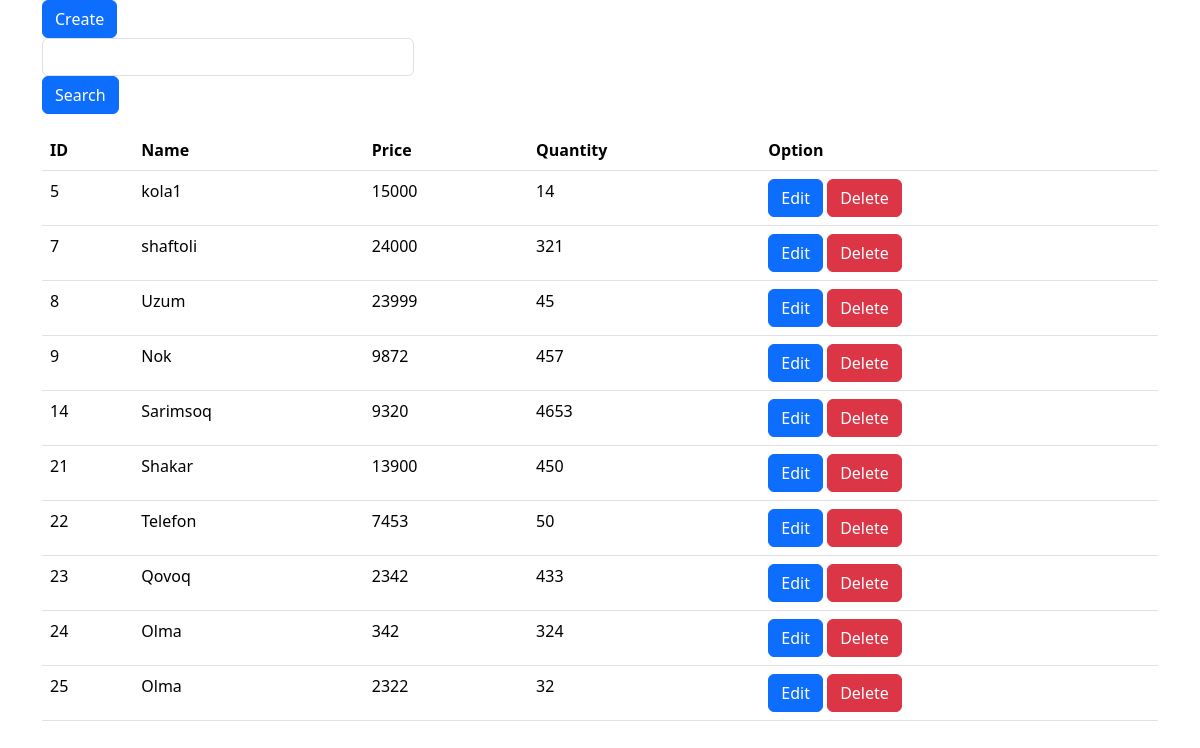
The page / on the database its author committed.
### tables this page shows
CREATE TABLE `product` (
  `id` int NOT NULL,
  `name` varchar(200) NOT NULL,
  `price` int NOT NULL,
  `quantity` int NOT NULL,
  `image` varchar(200) NOT NULL
);

### App/Routes/Request.php (called while the page is built, shortened)
<?php
class Request
{
    public function url()
    {
        $path=$_SERVER['REQUEST_URI'] ?? '/';
        return str_contains($path,'?') ? explode('?',$path)[0]:$path;
    }
    public function method()
    {
        return strtolower($_SERVER['REQUEST_METHOD']);
    }
}
?>

### App/Controllers/CategoryController.php (called while the page is built, shortened)
<?php
class CategoryController
{
    public function index()
    {
        include realpath(__DIR__."/../Models/index.php");
    }
}
?>

### App/App.php (called while the page is built, shortened)
<?php
class App
{
    public function run()
    {
        $request=new Request();
        $route=new Route($request);
        $action=$route->action();
        return $action;
    }
}
?>

### index.php (called while the page is built, shortened)
<?php
include "autoload.php";
$app=new App();
$app->run();
?>

### autoload.php (called while the page is built, shortened)
<?php
spl_autoload_register(function ($class) {
    $class = str_replace('App\\', '', $class);
    $path = __DIR__ . '/App/' . str_replace('\\', '/', $class) . ".php";
})
?>

### App/Database/Database.php (called while the page is built, shortened)
<?php
class Database
{
    public static $host = 'localhost';
    public static $username = 'root';
    public static $password = 'root';
    public static $dbname = 'php_darslar';
    public static $connect;
    public static function connect()
    {
        self::$connect = new PDO("mysql:host=".self::$host.";dbname=".self::$dbname, self::$username, self::$password);
        return self::$connect;
    }
}

### App/Models/Model.php (called while the page is built, shortened)
<?php
class Model extends Database
{
    public static function all()
    {
        $sql = "SELECT * FROM " . static::$table;
        $query = self::connect()->query($sql);
        return $query->fetchAll(PDO::FETCH_ASSOC);
    }
}
?>

### App/Models/index.php (the view, shortened to what this page needs)
<?php
include __DIR__ . '/../../autoload.php';
?>
<!DOCTYPE html>
<html lang="en">
<head>
    <link href="https://cdn.jsdelivr.net/npm/bootstrap@5.3.3/dist/css/bootstrap.min.css" rel="stylesheet">
</head>
<body>
    <div class="container">
        <a href="/create" class="btn btn-primary"> Create </a>
        <div class="col-4">
            <form action="/search" method="POST">
                <div class="mb-3">
                    <input type="text" class="form-control" id="search" aria-describedby="emailHelp" name="word">
                    <input for="/search" class="btn btn-primary" value="Search" type="submit" name="ok">
                </div>
            </form>
        </div>
        <?php
        $products = Product::all();
        ?>
        <table class="table">
            <tr>
                <th>ID</th>
                <th>Name</th>
                <th>Price</th>
                <th>Quantity</th>
                <th>Option</th>
            </tr>
            <?php
            foreach ($products as $product) { ?>
                <tr>
                    <td><?= $product['id'] ?></td>
                    <td><?= $product['name'] ?></td>
                    <td><?= $product['price'] ?></td>
                    <td><?= $product['quantity'] ?></td>
                    <td>
                        <a href="/update?product_id=<?= $product['id'] ?>" class="btn btn-primary">Edit</a>
                        <a href="/delete?product_id=<?= $product['id'] ?>" class="btn btn-danger">Delete</a>
                    </td>
                </tr>
            <?php }
            ?>
        </table>
    </div>
</body>
</html>

### App/Routes/Route.php (shortened to what this page needs)
<?php
class Route
{
    public static $routes=[];
    public $request;
    public function __construct(Request $request)
    {
        $this->request=$request;
    }
    public static function get($url,$action)
    {
        self::$routes['get'][$url]=$action;
    }
    public static function post($url,$action)
    {
        self::$routes['post'][$url]=$action;
    }
    public function action()
    {
        $path=$this->request->url();
        $method=$this->request->method();
        $action=self::$routes[$method][$path] ?? false;
        if(is_array($action)){
            $controller=new $action[0]();
            $controller->{$action[1]}();
        }
    }
}
?>

### rows shown on the page
product: id "5", name "kola1", price "15000", quantity "14"
product: id "7", name "shaftoli", price "24000", quantity "321"
product: id "8", name "Uzum", price "23999", quantity "45"
product: id "9", name "Nok", price "9872", quantity "457"
product: id "14", name "Sarimsoq", price "9320", quantity "4653"
product: id "21", name "Shakar", price "13900", quantity "450"
product: id "22", name "Telefon", price "7453", quantity "50"
product: id "23", name "Qovoq", price "2342", quantity "433"
product: id "24", name "Olma", price "342", quantity "324"
product: id "25", name "Olma", price "2322", quantity "32"
